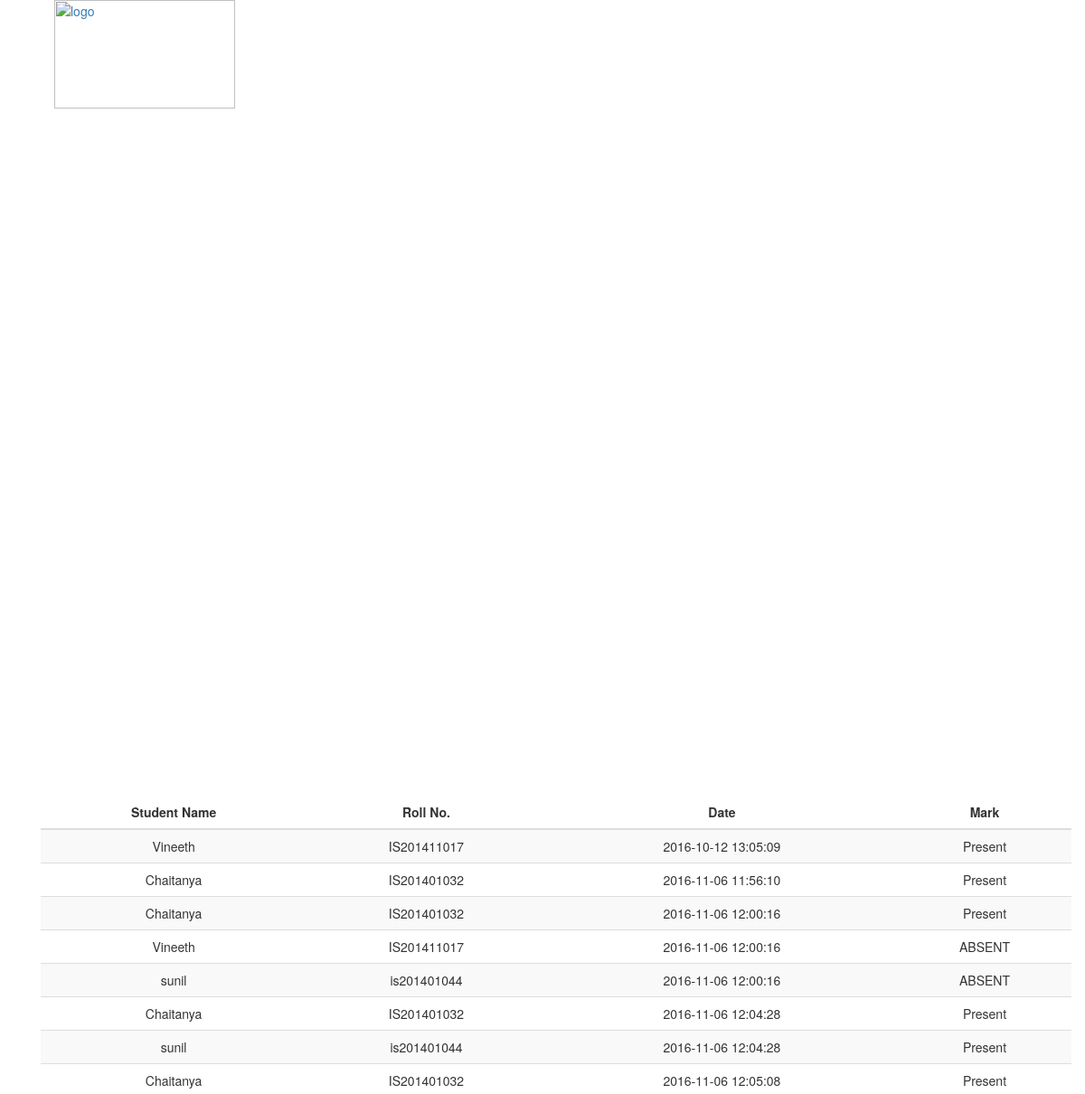
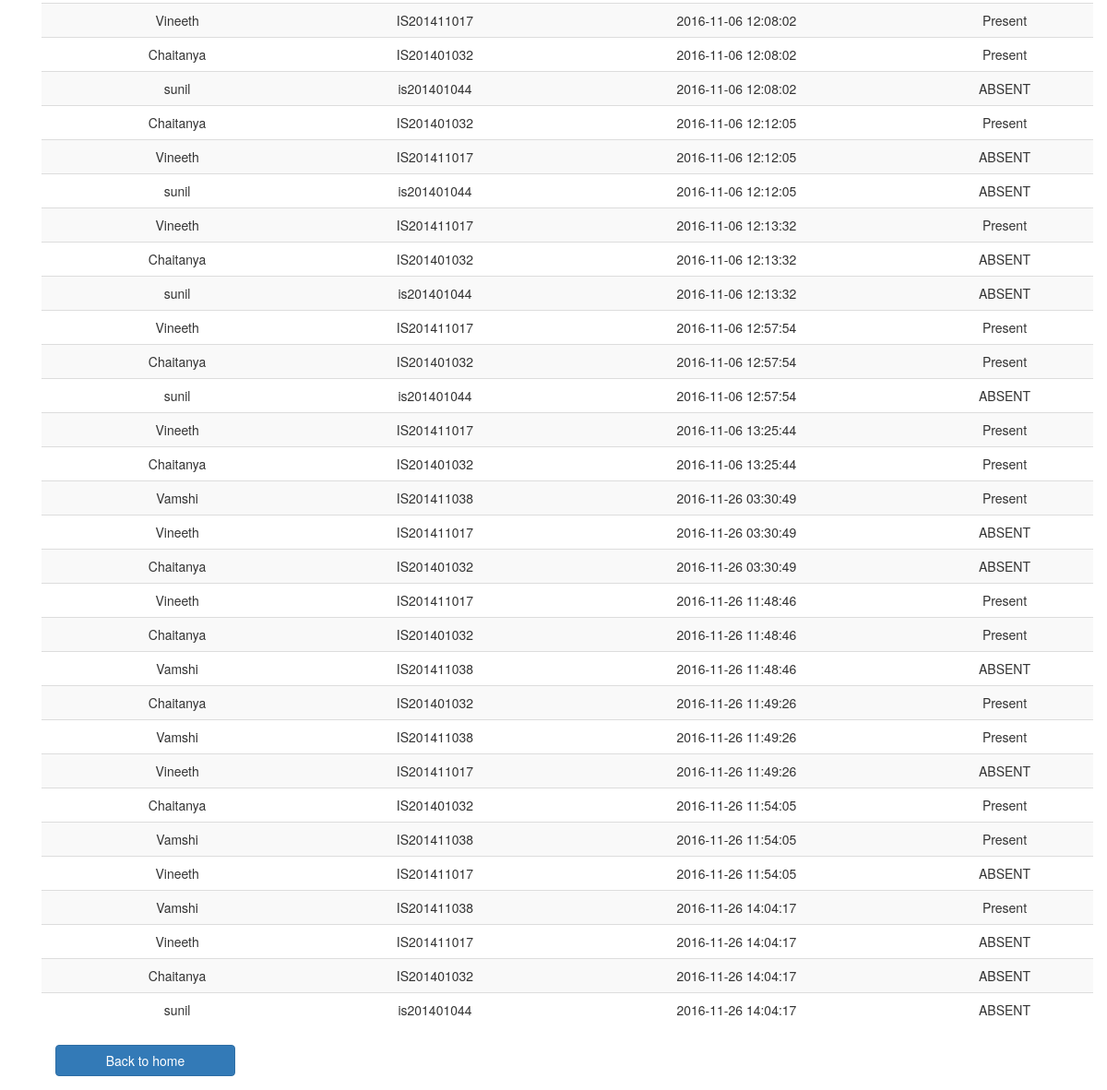
/version2/display_attendance2.php?cid=13, run on the app's committed database (2 pictures, top to bottom).
### tables this page shows
CREATE TABLE IF NOT EXISTS `attendance` (
  `sid` int(11) NOT NULL,
  `cid` int(11) NOT NULL,
  `dt` datetime NOT NULL,
  `mark` varchar(10) NOT NULL,
  `fid` int(11) NOT NULL
);

CREATE TABLE IF NOT EXISTS `students` (
  `sid` int(11) NOT NULL AUTO_INCREMENT,
  `Name` varchar(100) NOT NULL,
  `Password` varchar(100) NOT NULL,
  `Roll_No` varchar(11) NOT NULL,
  `email_Id` varchar(40) NOT NULL,
  `Phone_no` int(11) NOT NULL,
  PRIMARY KEY (`sid`),
  UNIQUE KEY `email_Id` (`email_Id`)
);

### version2/display_attendance2.php (the view, shortened to what this page needs)
<!DOCTYPE html>
<html>
<head>
    <link rel="stylesheet" href="css/bootstrap.min.css" type="text/css" />
</head>
<body>
  <nav class="container" >
      <div class="">
          <div class="navbar-header">
              <a class="navbar-brand" href="index.php"></a>
          </div>
            	<a href="index.php"><img src="images/logo3.png" width="200px" height="120px" title="logo" /></a>
          </div>
  </nav>
<div class='container'>
<?php
include_once 'dbconnect.php';
$cid = mysqli_real_escape_string($con,$_GET['cid']);
$sql = " select s.name,s.roll_no,a.dt,a.mark from students s,attendance a where s.sid = a.sid and a.cid = $cid";
$result = $con->query($sql);
if ($result->num_rows > 0) {
    echo "<div class='container'><table class='table table-striped '>
    <thead>
      <tr>
        <th><center>Student Name</center></th>
        <th><center>Roll No.</center></th>
        <th><center>Date</center></th>
        <th><center>Mark</center></th>
        </tr>
    </thead>
    <tbody>";
    while($row = $result->fetch_assoc()) {
        echo "<tr><td><center>"."$row[name]"."</center></td><td><center>"."$row[roll_no]"."</center></td><td><center>"."$row[dt]"."</center></td><td><center>"."$row[mark]"."</center></td> </tr>";
        echo "<br>";
    }
} else {
  $t = 1;
    echo "Sorry 0 results <br> ";
}
?>
</div>
<div class="form-group">
        <div class='container'><a href="admin_home.php"><input type="back" value="Back to home" class="btn btn-primary" /></a>
</div>
</body>
</html>

### data on the page
attendance: sid.Name "Vineeth", sid.Roll_No "IS201411017", dt "2016-10-12 13:05:09", mark "Present"
attendance: sid.Name "Chaitanya", sid.Roll_No "IS201401032", dt "2016-11-06 11:56:10", mark "Present"
attendance: sid.Name "Chaitanya", sid.Roll_No "IS201401032", dt "2016-11-06 12:00:16", mark "Present"
attendance: sid.Name "Vineeth", sid.Roll_No "IS201411017", dt "2016-11-06 12:00:16", mark "ABSENT"
attendance: sid.Name "sunil", sid.Roll_No "is201401044", dt "2016-11-06 12:00:16", mark "ABSENT"
attendance: sid.Name "Chaitanya", sid.Roll_No "IS201401032", dt "2016-11-06 12:04:28", mark "Present"
attendance: sid.Name "sunil", sid.Roll_No "is201401044", dt "2016-11-06 12:04:28", mark "Present"
attendance: sid.Name "Chaitanya", sid.Roll_No "IS201401032", dt "2016-11-06 12:05:08", mark "Present"
attendance: sid.Name "Vineeth", sid.Roll_No "IS201411017", dt "2016-11-06 12:08:02", mark "Present"
attendance: sid.Name "Chaitanya", sid.Roll_No "IS201401032", dt "2016-11-06 12:08:02", mark "Present"
attendance: sid.Name "sunil", sid.Roll_No "is201401044", dt "2016-11-06 12:08:02", mark "ABSENT"
attendance: sid.Name "Chaitanya", sid.Roll_No "IS201401032", dt "2016-11-06 12:12:05", mark "Present"
attendance: sid.Name "Vineeth", sid.Roll_No "IS201411017", dt "2016-11-06 12:12:05", mark "ABSENT"
attendance: sid.Name "sunil", sid.Roll_No "is201401044", dt "2016-11-06 12:12:05", mark "ABSENT"
attendance: sid.Name "Vineeth", sid.Roll_No "IS201411017", dt "2016-11-06 12:13:32", mark "Present"
attendance: sid.Name "Chaitanya", sid.Roll_No "IS201401032", dt "2016-11-06 12:13:32", mark "ABSENT"
attendance: sid.Name "sunil", sid.Roll_No "is201401044", dt "2016-11-06 12:13:32", mark "ABSENT"
attendance: sid.Name "Vineeth", sid.Roll_No "IS201411017", dt "2016-11-06 12:57:54", mark "Present"
attendance: sid.Name "Chaitanya", sid.Roll_No "IS201401032", dt "2016-11-06 12:57:54", mark "Present"
attendance: sid.Name "sunil", sid.Roll_No "is201401044", dt "2016-11-06 12:57:54", mark "ABSENT"
attendance: sid.Name "Vineeth", sid.Roll_No "IS201411017", dt "2016-11-06 13:25:44", mark "Present"
attendance: sid.Name "Chaitanya", sid.Roll_No "IS201401032", dt "2016-11-06 13:25:44", mark "Present"
attendance: sid.Name "Vamshi", sid.Roll_No "IS201411038", dt "2016-11-26 03:30:49", mark "Present"
attendance: sid.Name "Vineeth", sid.Roll_No "IS201411017", dt "2016-11-26 03:30:49", mark "ABSENT"
attendance: sid.Name "Chaitanya", sid.Roll_No "IS201401032", dt "2016-11-26 03:30:49", mark "ABSENT"
attendance: sid.Name "Vineeth", sid.Roll_No "IS201411017", dt "2016-11-26 11:48:46", mark "Present"
attendance: sid.Name "Chaitanya", sid.Roll_No "IS201401032", dt "2016-11-26 11:48:46", mark "Present"
attendance: sid.Name "Vamshi", sid.Roll_No "IS201411038", dt "2016-11-26 11:48:46", mark "ABSENT"
attendance: sid.Name "Chaitanya", sid.Roll_No "IS201401032", dt "2016-11-26 11:49:26", mark "Present"
attendance: sid.Name "Vamshi", sid.Roll_No "IS201411038", dt "2016-11-26 11:49:26", mark "Present"
attendance: sid.Name "Vineeth", sid.Roll_No "IS201411017", dt "2016-11-26 11:49:26", mark "ABSENT"
attendance: sid.Name "Chaitanya", sid.Roll_No "IS201401032", dt "2016-11-26 11:54:05", mark "Present"
attendance: sid.Name "Vamshi", sid.Roll_No "IS201411038", dt "2016-11-26 11:54:05", mark "Present"
attendance: sid.Name "Vineeth", sid.Roll_No "IS201411017", dt "2016-11-26 11:54:05", mark "ABSENT"
attendance: sid.Name "Vamshi", sid.Roll_No "IS201411038", dt "2016-11-26 14:04:17", mark "Present"
attendance: sid.Name "Vineeth", sid.Roll_No "IS201411017", dt "2016-11-26 14:04:17", mark "ABSENT"
attendance: sid.Name "Chaitanya", sid.Roll_No "IS201401032", dt "2016-11-26 14:04:17", mark "ABSENT"
attendance: sid.Name "sunil", sid.Roll_No "is201401044", dt "2016-11-26 14:04:17", mark "ABSENT"
